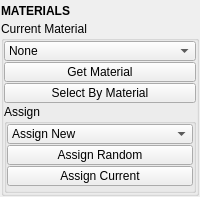
<?xml version="1.0" encoding="UTF-8"?>
<ui version="4.0">
 <class>QtUi</class>
 <widget class="QMainWindow" name="QtUi">
  <property name="enabled">
   <bool>true</bool>
  </property>
  <property name="geometry">
   <rect>
    <x>0</x>
    <y>0</y>
    <width>200</width>
    <height>197</height>
   </rect>
  </property>
  <property name="sizePolicy">
   <sizepolicy hsizetype="Preferred" vsizetype="Preferred">
    <horstretch>0</horstretch>
    <verstretch>0</verstretch>
   </sizepolicy>
  </property>
  <property name="tabShape">
   <enum>QTabWidget::Triangular</enum>
  </property>
  <property name="dockNestingEnabled">
   <bool>true</bool>
  </property>
  <property name="dockOptions">
   <set>QMainWindow::AllowNestedDocks|QMainWindow::AllowTabbedDocks|QMainWindow::AnimatedDocks|QMainWindow::ForceTabbedDocks</set>
  </property>
  <widget class="QWidget" name="central_widget">
   <property name="minimumSize">
    <size>
     <width>200</width>
     <height>0</height>
    </size>
   </property>
   <layout class="QVBoxLayout" name="verticalLayout_2">
    <property name="leftMargin">
     <number>1</number>
    </property>
    <property name="topMargin">
     <number>1</number>
    </property>
    <property name="rightMargin">
     <number>1</number>
    </property>
    <property name="bottomMargin">
     <number>1</number>
    </property>
    <item>
     <layout class="QVBoxLayout" name="verticalLayout">
      <property name="spacing">
       <number>0</number>
      </property>
      <item>
       <widget class="Header" name="header">
        <property name="minimumSize">
         <size>
          <width>0</width>
          <height>20</height>
         </size>
        </property>
        <property name="font">
         <font>
          <weight>75</weight>
          <bold>true</bold>
         </font>
        </property>
        <property name="text">
         <string>MATERIALS</string>
        </property>
       </widget>
      </item>
      <item>
       <widget class="QGroupBox" name="group000">
        <property name="title">
         <string>Current Material</string>
        </property>
        <layout class="QGridLayout" name="gridLayout">
         <property name="leftMargin">
          <number>0</number>
         </property>
         <property name="topMargin">
          <number>0</number>
         </property>
         <property name="rightMargin">
          <number>0</number>
         </property>
         <property name="bottomMargin">
          <number>0</number>
         </property>
         <property name="spacing">
          <number>1</number>
         </property>
         <item row="2" column="0" colspan="2">
          <widget class="ComboBox" name="cmb002">
           <property name="minimumSize">
            <size>
             <width>0</width>
             <height>20</height>
            </size>
           </property>
           <property name="maximumSize">
            <size>
             <width>16777215</width>
             <height>20</height>
            </size>
           </property>
           <property name="toolTip">
            <string>Current material.</string>
           </property>
           <property name="maxVisibleItems">
            <number>40</number>
           </property>
           <property name="maxCount">
            <number>500</number>
           </property>
           <property name="sizeAdjustPolicy">
            <enum>QComboBox::AdjustToContents</enum>
           </property>
           <property name="frame">
            <bool>true</bool>
           </property>
           <item>
            <property name="text">
             <string>None</string>
            </property>
           </item>
          </widget>
         </item>
         <item row="11" column="0" colspan="2">
          <widget class="PushButton" name="tb000">
           <property name="enabled">
            <bool>true</bool>
           </property>
           <property name="minimumSize">
            <size>
             <width>0</width>
             <height>20</height>
            </size>
           </property>
           <property name="maximumSize">
            <size>
             <width>16777215</width>
             <height>20</height>
            </size>
           </property>
           <property name="toolTip">
            <string>&lt;html&gt;&lt;head/&gt;&lt;body&gt;&lt;p&gt;Select all components with the same material. &lt;/p&gt;&lt;p&gt;If nothing is selected; search all geometry.&lt;/p&gt;&lt;/body&gt;&lt;/html&gt;</string>
           </property>
           <property name="text">
            <string>Select By Material</string>
           </property>
          </widget>
         </item>
         <item row="8" column="0" colspan="2">
          <widget class="QPushButton" name="b002">
           <property name="enabled">
            <bool>true</bool>
           </property>
           <property name="minimumSize">
            <size>
             <width>0</width>
             <height>20</height>
            </size>
           </property>
           <property name="maximumSize">
            <size>
             <width>16777215</width>
             <height>20</height>
            </size>
           </property>
           <property name="toolTip">
            <string>Set material shader ID from selection.</string>
           </property>
           <property name="text">
            <string>Get Material</string>
           </property>
          </widget>
         </item>
         <item row="13" column="0" colspan="2">
          <widget class="QGroupBox" name="groupBox">
           <property name="title">
            <string>Assign</string>
           </property>
           <layout class="QVBoxLayout" name="verticalLayout_3">
            <property name="spacing">
             <number>1</number>
            </property>
            <property name="leftMargin">
             <number>0</number>
            </property>
            <property name="topMargin">
             <number>0</number>
            </property>
            <property name="rightMargin">
             <number>0</number>
            </property>
            <property name="bottomMargin">
             <number>0</number>
            </property>
            <item>
             <widget class="ComboBox" name="cmb000">
              <property name="minimumSize">
               <size>
                <width>0</width>
                <height>20</height>
               </size>
              </property>
              <property name="maximumSize">
               <size>
                <width>16777215</width>
                <height>20</height>
               </size>
              </property>
              <property name="toolTip">
               <string>Assign a new material to the current selection.</string>
              </property>
              <property name="maxVisibleItems">
               <number>40</number>
              </property>
              <property name="maxCount">
               <number>500</number>
              </property>
              <property name="sizeAdjustPolicy">
               <enum>QComboBox::AdjustToContents</enum>
              </property>
              <property name="frame">
               <bool>true</bool>
              </property>
              <item>
               <property name="text">
                <string>Assign New</string>
               </property>
              </item>
             </widget>
            </item>
            <item>
             <widget class="PushButton" name="b004">
              <property name="enabled">
               <bool>true</bool>
              </property>
              <property name="minimumSize">
               <size>
                <width>0</width>
                <height>20</height>
               </size>
              </property>
              <property name="maximumSize">
               <size>
                <width>16777215</width>
                <height>20</height>
               </size>
              </property>
              <property name="toolTip">
               <string>&lt;html&gt;&lt;head/&gt;&lt;body&gt;&lt;p&gt;Assign a new random material to any selected object(s).&lt;/p&gt;&lt;p&gt;&lt;br/&gt;&lt;span style=&quot; font-style:italic;&quot;&gt;You can click repeatedly until a desired color is found.&lt;/span&gt;&lt;/p&gt;&lt;/body&gt;&lt;/html&gt;</string>
              </property>
              <property name="text">
               <string>Assign Random</string>
              </property>
             </widget>
            </item>
            <item>
             <widget class="PushButton" name="b005">
              <property name="enabled">
               <bool>true</bool>
              </property>
              <property name="minimumSize">
               <size>
                <width>0</width>
                <height>20</height>
               </size>
              </property>
              <property name="maximumSize">
               <size>
                <width>16777215</width>
                <height>20</height>
               </size>
              </property>
              <property name="toolTip">
               <string>Assign the current material to any selected object(s).</string>
              </property>
              <property name="text">
               <string>Assign Current</string>
              </property>
             </widget>
            </item>
            <item>
             <spacer name="verticalSpacer">
              <property name="orientation">
               <enum>Qt::Vertical</enum>
              </property>
              <property name="sizeHint" stdset="0">
               <size>
                <width>0</width>
                <height>10</height>
               </size>
              </property>
             </spacer>
            </item>
           </layout>
          </widget>
         </item>
        </layout>
       </widget>
      </item>
     </layout>
    </item>
   </layout>
  </widget>
 </widget>
 <customwidgets>
  <customwidget>
   <class>Header</class>
   <extends>QLabel</extends>
   <header>uitk.widgets.header.Header.h</header>
  </customwidget>
  <customwidget>
   <class>ComboBox</class>
   <extends>QComboBox</extends>
   <header>uitk.widgets.comboBox.ComboBox.h</header>
  </customwidget>
  <customwidget>
   <class>PushButton</class>
   <extends>QPushButton</extends>
   <header>widgets.pushbutton.h</header>
  </customwidget>
 </customwidgets>
 <resources/>
 <connections/>
 <designerdata>
  <property name="gridDeltaX">
   <number>5</number>
  </property>
  <property name="gridDeltaY">
   <number>5</number>
  </property>
  <property name="gridSnapX">
   <bool>true</bool>
  </property>
  <property name="gridSnapY">
   <bool>true</bool>
  </property>
  <property name="gridVisible">
   <bool>true</bool>
  </property>
 </designerdata>
</ui>
